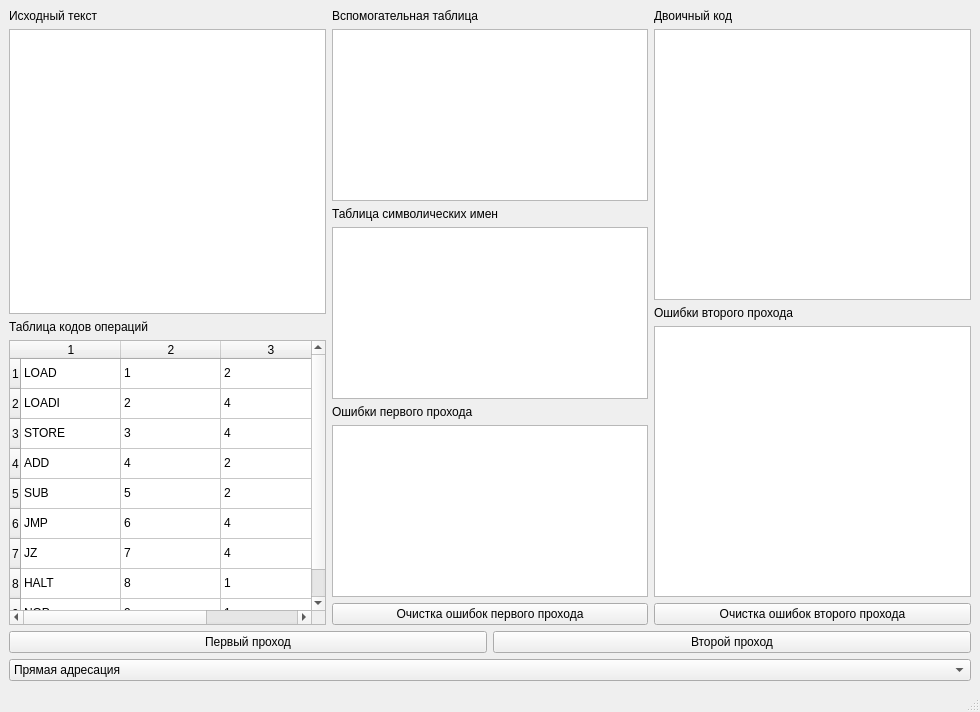
<?xml version="1.0" encoding="UTF-8"?>
<ui version="4.0">
 <class>MainWindow</class>
 <widget class="QMainWindow" name="MainWindow">
  <property name="geometry">
   <rect>
    <x>0</x>
    <y>0</y>
    <width>980</width>
    <height>712</height>
   </rect>
  </property>
  <property name="windowTitle">
   <string>MainWindow</string>
  </property>
  <widget class="QWidget" name="centralwidget">
   <layout class="QVBoxLayout" name="verticalLayout">
    <item>
     <layout class="QHBoxLayout" name="horizontalLayout">
      <item>
       <layout class="QVBoxLayout" name="leftColumn">
        <item>
         <widget class="QLabel" name="srcCode_lbl">
          <property name="text">
           <string>Исходный текст</string>
          </property>
         </widget>
        </item>
        <item>
         <widget class="QTextEdit" name="srcCode">
          <property name="font">
           <font>
            <family>Consolas</family>
           </font>
          </property>
         </widget>
        </item>
        <item>
         <widget class="QLabel" name="codeTable_lbl">
          <property name="text">
           <string>Таблица кодов операций</string>
          </property>
         </widget>
        </item>
        <item>
         <widget class="QTableWidget" name="codeTable">
          <property name="cursor" stdset="0">
           <cursorShape>CrossCursor</cursorShape>
          </property>
          <property name="showDropIndicator" stdset="0">
           <bool>true</bool>
          </property>
          <property name="rowCount">
           <number>9</number>
          </property>
          <property name="columnCount">
           <number>3</number>
          </property>
          <row/>
          <row/>
          <row/>
          <row/>
          <row/>
          <row/>
          <row/>
          <row/>
          <row/>
          <column/>
          <column/>
          <column/>
          <item row="0" column="0">
           <property name="text">
            <string>LOAD</string>
           </property>
          </item>
          <item row="0" column="1">
           <property name="text">
            <string>1</string>
           </property>
          </item>
          <item row="0" column="2">
           <property name="text">
            <string>2</string>
           </property>
          </item>
          <item row="1" column="0">
           <property name="text">
            <string>LOADI</string>
           </property>
          </item>
          <item row="1" column="1">
           <property name="text">
            <string>2</string>
           </property>
          </item>
          <item row="1" column="2">
           <property name="text">
            <string>4</string>
           </property>
          </item>
          <item row="2" column="0">
           <property name="text">
            <string>STORE</string>
           </property>
          </item>
          <item row="2" column="1">
           <property name="text">
            <string>3</string>
           </property>
          </item>
          <item row="2" column="2">
           <property name="text">
            <string>4</string>
           </property>
          </item>
          <item row="3" column="0">
           <property name="text">
            <string>ADD</string>
           </property>
          </item>
          <item row="3" column="1">
           <property name="text">
            <string>4</string>
           </property>
          </item>
          <item row="3" column="2">
           <property name="text">
            <string>2</string>
           </property>
          </item>
          <item row="4" column="0">
           <property name="text">
            <string>SUB</string>
           </property>
          </item>
          <item row="4" column="1">
           <property name="text">
            <string>5</string>
           </property>
          </item>
          <item row="4" column="2">
           <property name="text">
            <string>2</string>
           </property>
          </item>
          <item row="5" column="0">
           <property name="text">
            <string>JMP</string>
           </property>
          </item>
          <item row="5" column="1">
           <property name="text">
            <string>6</string>
           </property>
          </item>
          <item row="5" column="2">
           <property name="text">
            <string>4</string>
           </property>
          </item>
          <item row="6" column="0">
           <property name="text">
            <string>JZ</string>
           </property>
          </item>
          <item row="6" column="1">
           <property name="text">
            <string>7</string>
           </property>
          </item>
          <item row="6" column="2">
           <property name="text">
            <string>4</string>
           </property>
          </item>
          <item row="7" column="0">
           <property name="text">
            <string>HALT</string>
           </property>
          </item>
          <item row="7" column="1">
           <property name="text">
            <string>8</string>
           </property>
          </item>
          <item row="7" column="2">
           <property name="text">
            <string>1</string>
           </property>
          </item>
          <item row="8" column="0">
           <property name="text">
            <string>NOP</string>
           </property>
          </item>
          <item row="8" column="1">
           <property name="text">
            <string>9</string>
           </property>
          </item>
          <item row="8" column="2">
           <property name="text">
            <string>1</string>
           </property>
          </item>
         </widget>
        </item>
       </layout>
      </item>
      <item>
       <layout class="QVBoxLayout" name="middleColumn">
        <item>
         <widget class="QLabel" name="helpTable_lbl">
          <property name="text">
           <string>Вспомогательная таблица</string>
          </property>
         </widget>
        </item>
        <item>
         <widget class="QTableWidget" name="helpTable">
          <property name="editTriggers">
           <set>QAbstractItemView::EditTrigger::NoEditTriggers</set>
          </property>
         </widget>
        </item>
        <item>
         <widget class="QLabel" name="symbolicNameTable_lbl">
          <property name="text">
           <string>Таблица символических имен</string>
          </property>
         </widget>
        </item>
        <item>
         <widget class="QTableWidget" name="symbolicNameTable">
          <property name="editTriggers">
           <set>QAbstractItemView::EditTrigger::NoEditTriggers</set>
          </property>
         </widget>
        </item>
        <item>
         <widget class="QLabel" name="firstPassErr_lbl">
          <property name="text">
           <string>Ошибки первого прохода</string>
          </property>
         </widget>
        </item>
        <item>
         <widget class="QListWidget" name="firstPassErr"/>
        </item>
        <item>
         <widget class="QPushButton" name="clearFirst">
          <property name="text">
           <string>Очистка ошибок первого прохода</string>
          </property>
         </widget>
        </item>
       </layout>
      </item>
      <item>
       <layout class="QVBoxLayout" name="rightColumn">
        <item>
         <widget class="QLabel" name="binaryCode_lbl">
          <property name="text">
           <string>Двоичный код</string>
          </property>
         </widget>
        </item>
        <item>
         <widget class="QListWidget" name="binaryCode"/>
        </item>
        <item>
         <widget class="QLabel" name="secondPassErr_lbl">
          <property name="text">
           <string>Ошибки второго прохода</string>
          </property>
         </widget>
        </item>
        <item>
         <widget class="QListWidget" name="secondPassErr"/>
        </item>
        <item>
         <widget class="QPushButton" name="clearSecond">
          <property name="text">
           <string>Очистка ошибок второго прохода</string>
          </property>
         </widget>
        </item>
       </layout>
      </item>
     </layout>
    </item>
    <item>
     <layout class="QVBoxLayout" name="verticalLayout_2"/>
    </item>
    <item>
     <layout class="QHBoxLayout" name="horizontalLayout_2">
      <item>
       <widget class="QPushButton" name="firstPass">
        <property name="text">
         <string>Первый проход</string>
        </property>
       </widget>
      </item>
      <item>
       <widget class="QPushButton" name="secondPass">
        <property name="text">
         <string>Второй проход</string>
        </property>
       </widget>
      </item>
     </layout>
    </item>
    <item>
     <widget class="QComboBox" name="chooseAddrMethod">
      <item>
       <property name="text">
        <string>Прямая адресация</string>
       </property>
      </item>
      <item>
       <property name="text">
        <string>Относительная адресация</string>
       </property>
      </item>
      <item>
       <property name="text">
        <string>Смешанная адресация</string>
       </property>
      </item>
     </widget>
    </item>
   </layout>
  </widget>
  <widget class="QMenuBar" name="menubar">
   <property name="geometry">
    <rect>
     <x>0</x>
     <y>0</y>
     <width>980</width>
     <height>26</height>
    </rect>
   </property>
  </widget>
  <widget class="QStatusBar" name="statusbar"/>
 </widget>
 <resources/>
 <connections/>
</ui>
